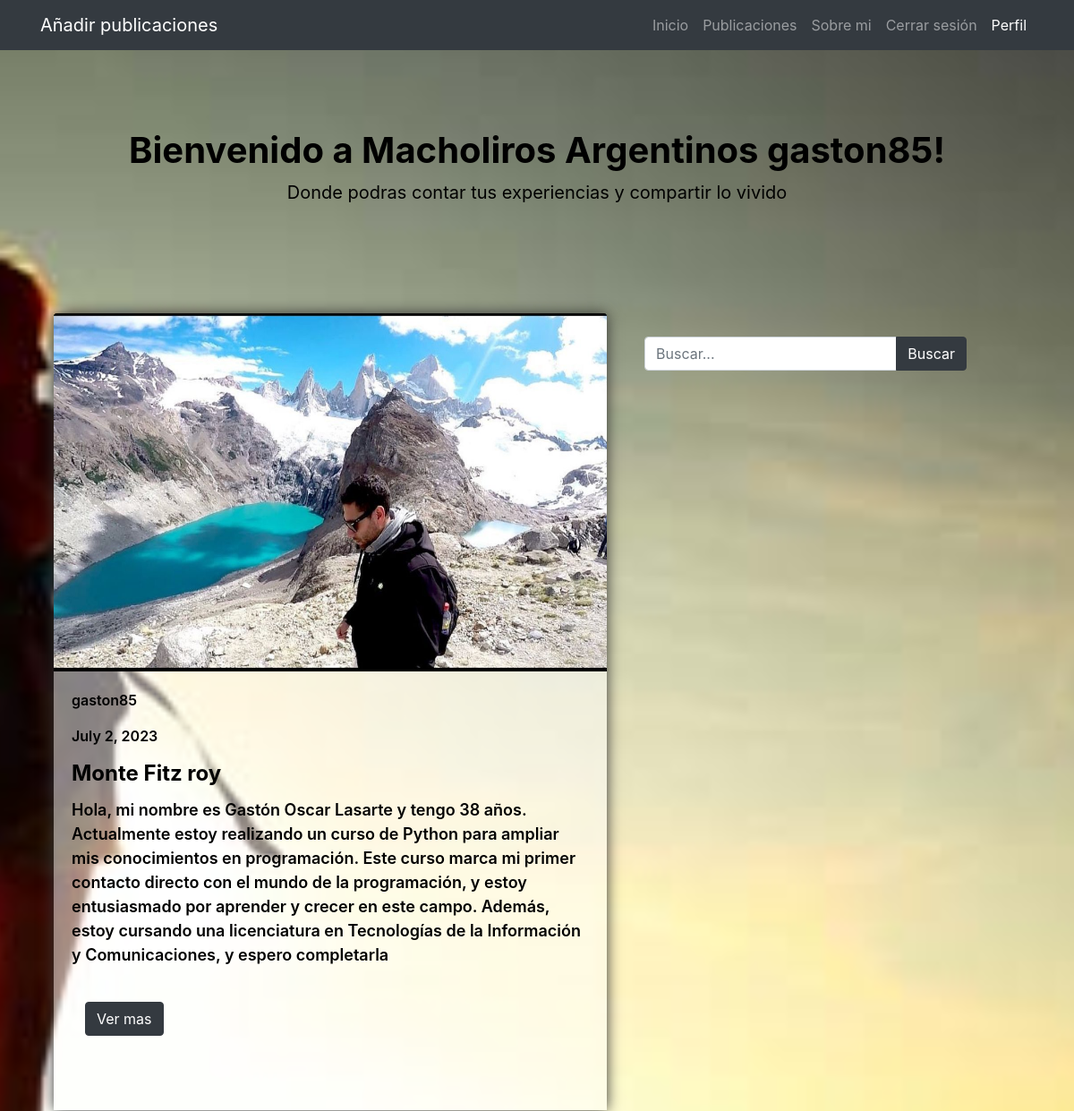
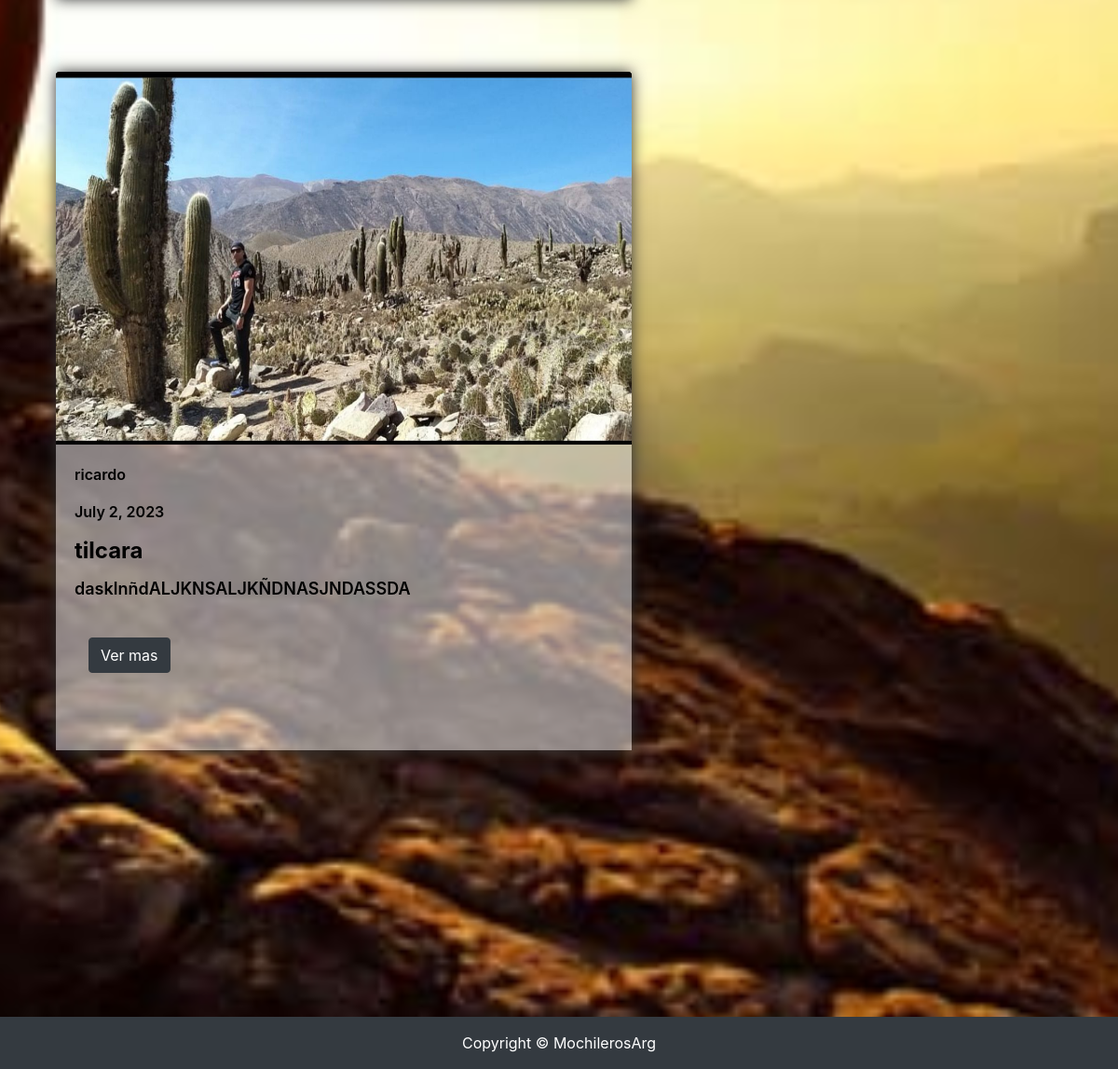
/BlogFinal/inicio (signed in), run on the app's committed database (2 pictures, top to bottom).
### BlogFinal/models.py (models this page shows)
class Publicacion(models.Model):
    autor = models.ForeignKey(User, on_delete= models.CASCADE, default=1)
    titulo = models.CharField(max_length=25)
    fecha = models.DateField(auto_now_add= True)
    imagen = models.ImageField(upload_to='publicaciones/', default= 'imagen')
    descripcion = models.CharField(max_length=400)
    provincia = models.CharField(max_length=15)
    ciudad = models.CharField(max_length=20)
    indicaciones = models.CharField(max_length=200)

### BlogFinal/views.py (the view)
# urls.py: path('inicio', views.inicio, name="Inicio"),
def inicio(request):
      posts = Publicacion.objects.all()
      contexto = {"posts" : posts}
      return render(request, "BlogFinal/inicio.html", contexto)

### BlogFinal/templates/BlogFinal/inicio.html (shortened to what this page needs)
{% extends 'BlogFinal/padre.html'%}
{% load static %}
{% block contenidoQueCambia %}
<br>
<br>
<br><br>
    <div class="container1">
        <div class="text-center my-5">
            <h1 class="fw-bolder">Bienvenido a Macholiros Argentinos {{user.username}}!</h1>
            <p class="lead mb-0"><b>Donde podras contar tus experiencias y compartir lo vivido</b></p>
        </div>
    </div>
<br><br>
{% if posts %}
<form class="my-form" action="/BlogFinal/buscar/" method="GET">
    <div class="input-group">
    <input class="form-control" placeholder="Buscar..." aria-label="Buscar..." aria-describedby="button-search" name = "titulo" id = "titulo">
    <input class="btn btn-dark" type="submit" value="Buscar" />
  </form>
{% endif %}
<br>
{% for post in posts %}
<div class="container">
    <div class="col-lg-7">
        <div class="my-elements">
          <img class="card-img-top" src="{{post.imagen.url}}" height="400px" alt="..." />
           <div class="card-body">
                        <div class="fecha-autor"><p>{{ post.autor }}</p>
                        <p>{{ post.fecha }}</p></div>
                        <div class="titulo" > <h2 class="card-title h4"><b>{{ post.titulo }}</b></h2></div>
                       <div class="description"><p class="card-text">{{ post.descripcion }}</p></div>
<br>
                <div class="read-more">  <a class="btn btn-dark" href="{% url 'verPost' post.id %}">Ver mas </a> </div>
                            <br>
                            <br>
                         </div>
                    </div>
</div>
</div>
<br><br>
{% endfor %}
<br><br><br><br><br><br><br><br><br><br><br>
{% endblock %}

### static/css/styles3.css (style rules this page uses)
.my-form { float: right; margin-right: 120px; width: 30%; margin-top: 50px; }
body { background-image: url(/static/assets/img/login.svg.png); background-size: cover; background-position: center; height: 100%; width: 100%; }
.my-elements { box-shadow: 0px 0px 15px #333; margin-bottom: 30px; overflow: hidden; }
.read-more { margin : 15px; }
.fecha-autor { color: #000000; font-size: medium; font-weight: 600; }
.container1 { color: #000000; }
.titulo { color: #000000; font-size: xx-large; font-weight: 600; }
.description { color: #000000; font-weight: 600; font-size: large; }
.card-body { flex: 1 1 auto; padding: 0.5rem 1rem; background-color: rgba(255, 255, 255, 0.5); }

### data on the page
Publicacion: imagen (picture), autor "gaston85", fecha "July 2, 2023", titulo "Monte Fitz roy", descripcion "Hola, mi nombre es Gastón Oscar Lasarte y tengo 38 años. Actualmente estoy realizando un curso de Python para ampliar mis conocimientos en programación. Este curso marca mi primer contacto directo con el mundo de la programación, y estoy entusiasmado por aprender y crecer en este campo. Además, estoy cursando una licenciatura en Tecnologías de la Información y Comunicaciones, y espero completarla"
Publicacion: imagen (picture), autor "ricardo", fecha "July 2, 2023", titulo "tilcara", descripcion "dasklnñdALJKNSALJKÑDNASJNDASSDA"

### other printed values
{{ user.username }} "gaston85"
